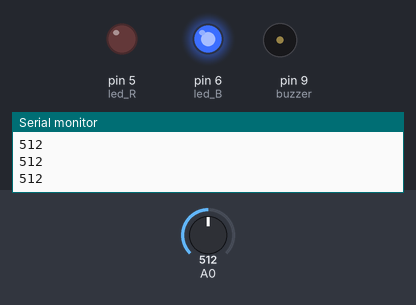
Recording of a sketch running on a simulated Arduino Uno, built with avr-gcc and run on an emulated ATmega328P. Shown: output pins drawn as LEDs (lit = HIGH), buzzer (waves = sounding), the last lines printed to the serial monitor. Dashed ring = blinking. Inputs (shaded band) come from the test bench; at power-on: A0 = 512.

Above: at 1.2 s.
1.3 s: A0 set to 784
2.8 s: A0 set to 814
At 3.2 s:
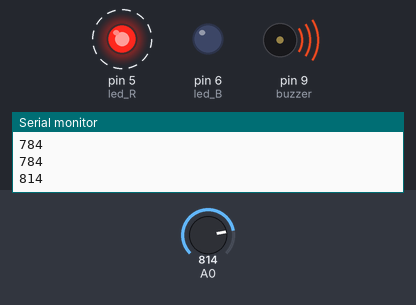
5.8 s: A0 set to 790
At 6.8 s:
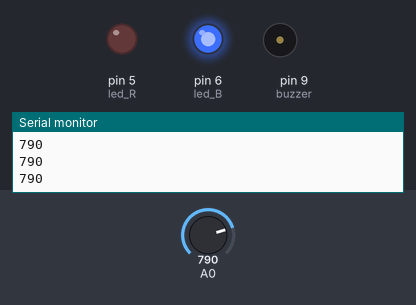
7.3 s: A0 set to 810
At 8.2 s:
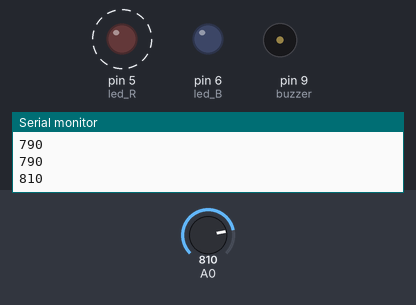
Timing chart, 0 to 11.3 s (numbered marks = the images above; inputs shaded):
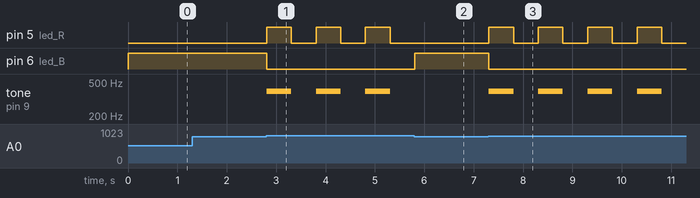

Measured:
- the behaviour switches between 799 and 800 on A0 (found by bisection; images 0 and 1)
- after the input at 2.8 s, pin 5 (led_R): alternates HIGH for 0.50 s and LOW for 0.50 s, starting at once; pin 6 (led_B): HIGH → LOW at once; tone on pin 9 (buzzer): alternates 392 Hz for 0.50 s and silent for 0.50 s, starting at once
- after the input at 5.8 s, pin 5 (led_R): stays LOW (without the input it goes to HIGH after 0.01 s); pin 6 (led_B): LOW → HIGH at once; tone on pin 9 (buzzer): stays silent (without the input it goes to 392 Hz after 0.01 s)
- after the input at 7.3 s, pin 5 (led_R): alternates HIGH for 0.50 s and LOW for 0.50 s, starting at once; pin 6 (led_B): HIGH → LOW at once; tone on pin 9 (buzzer): alternates 392 Hz for 0.50 s and silent for 0.50 s, starting at once

The sketch:

miniProject7.ino
```cpp
/*
// 불꽃 감지 센서 실습
int led_R = 5;
int led_B = 6;
int val;

void setup() {
  pinMode(led_R, OUTPUT);
  pinMode(led_B, OUTPUT);
  Serial.begin(9600);
}

void loop() {
  val = analogRead(A0);
  Serial.println(val);
  if(val >= 800){
    digitalWrite(led_R, HIGH);
    digitalWrite(led_B, LOW);
  }
  else{
    digitalWrite(led_R, LOW);
    digitalWrite(led_B, HIGH);
  }
}
*/
/*
// 버저 실습
int buzzer = 5;
int sw = 4;
int melody[] = {262,294,330,349,392,440,494,523};

void setup(){
  pinMode(buzzer, OUTPUT);
  pinMode(sw, INPUT_PULLUP); // 기본 : digitalRead 값 = 1
}

void loop(){
  // 스위치 누르면, 멜로디 실행
  if(digitalRead(sw) == 0){
    for(int a = 0; a < 8; a++){
      tone(buzzer, melody[a], 400);
      delay(500);
    }
  }
  else noTone(5); // 안 누르면 꺼짐
}
*/

// 미니 프로젝트 : 화재 경보 시스템 만들기
// 변수
int led_R = 5;
int led_B = 6;
int val;
int buzzer = 9;

void setup() {
    pinMode(led_R, OUTPUT);
    pinMode(led_B, OUTPUT);
    pinMode(buzzer, OUTPUT);
    Serial.begin(9600);

    // 초기 상태 설정 (옵션: setup에서 평상시 상태로 시작)
    digitalWrite(led_R, LOW);
    digitalWrite(led_B, HIGH);
    noTone(buzzer);
}

void loop() {
    val = analogRead(A0);
    Serial.println(val);

    // 불꽃 감지되었을 때 (경보 상태)
    if (val >= 800) {
        // 청색 LED 끄기
        digitalWrite(led_B, LOW);

        // 적색 LED 켜고 버저 울림
        digitalWrite(led_R, HIGH);
        tone(buzzer, 392, 500);
        delay(500);

        // 적색 LED 끄기
        digitalWrite(led_R, LOW);
        delay(500);
    }
    // 평상시
    else {
        digitalWrite(led_R, LOW);
        digitalWrite(led_B, HIGH);
        noTone(buzzer);
    }
}
```
